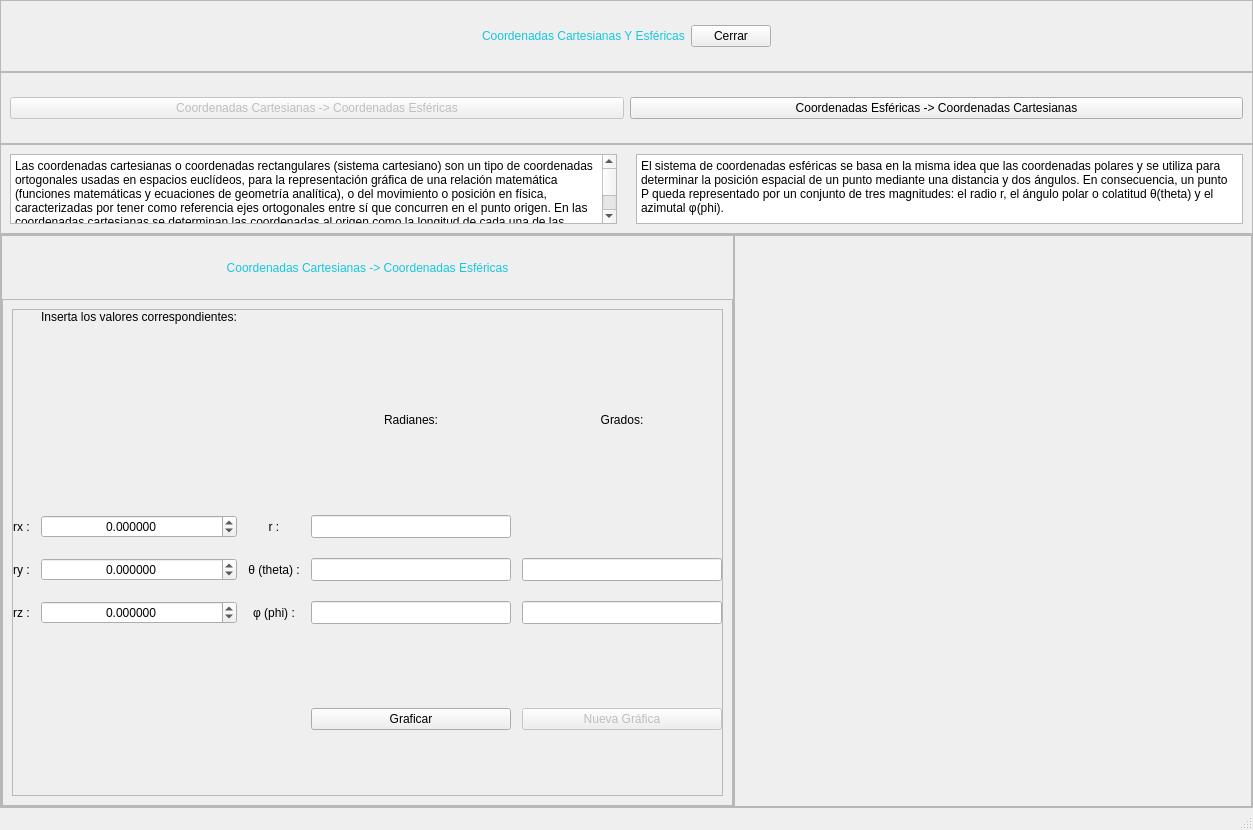
<?xml version="1.0" encoding="UTF-8"?>
<ui version="4.0">
 <class>MainWindow</class>
 <widget class="QMainWindow" name="MainWindow">
  <property name="geometry">
   <rect>
    <x>0</x>
    <y>0</y>
    <width>1253</width>
    <height>830</height>
   </rect>
  </property>
  <property name="windowTitle">
   <string>MainWindow</string>
  </property>
  <widget class="QWidget" name="centralwidget">
   <layout class="QVBoxLayout" name="verticalLayout">
    <property name="spacing">
     <number>0</number>
    </property>
    <property name="leftMargin">
     <number>0</number>
    </property>
    <property name="topMargin">
     <number>0</number>
    </property>
    <property name="rightMargin">
     <number>0</number>
    </property>
    <property name="bottomMargin">
     <number>0</number>
    </property>
    <item>
     <widget class="QWidget" name="widget" native="true">
      <layout class="QVBoxLayout" name="verticalLayout_2" stretch="1,1,1,8">
       <property name="spacing">
        <number>0</number>
       </property>
       <property name="leftMargin">
        <number>0</number>
       </property>
       <property name="topMargin">
        <number>0</number>
       </property>
       <property name="rightMargin">
        <number>0</number>
       </property>
       <property name="bottomMargin">
        <number>0</number>
       </property>
       <item>
        <widget class="QFrame" name="frame">
         <property name="frameShape">
          <enum>QFrame::StyledPanel</enum>
         </property>
         <property name="frameShadow">
          <enum>QFrame::Raised</enum>
         </property>
         <layout class="QHBoxLayout" name="horizontalLayout">
          <item>
           <spacer name="horizontalSpacer">
            <property name="orientation">
             <enum>Qt::Horizontal</enum>
            </property>
            <property name="sizeHint" stdset="0">
             <size>
              <width>369</width>
              <height>20</height>
             </size>
            </property>
           </spacer>
          </item>
          <item>
           <widget class="QLabel" name="label">
            <property name="styleSheet">
             <string notr="true">font: 87 12pt &quot;Arial Black&quot;;
color: rgb(20, 200,220);
</string>
            </property>
            <property name="text">
             <string>Coordenadas Cartesianas Y Esféricas</string>
            </property>
           </widget>
          </item>
          <item>
           <widget class="QPushButton" name="button_cerrar">
            <property name="styleSheet">
             <string notr="true">font: 10pt &quot;MS Shell Dlg 2&quot;;</string>
            </property>
            <property name="text">
             <string>Cerrar</string>
            </property>
           </widget>
          </item>
          <item>
           <spacer name="horizontalSpacer_2">
            <property name="orientation">
             <enum>Qt::Horizontal</enum>
            </property>
            <property name="sizeHint" stdset="0">
             <size>
              <width>368</width>
              <height>20</height>
             </size>
            </property>
           </spacer>
          </item>
         </layout>
        </widget>
       </item>
       <item>
        <widget class="QFrame" name="frame_2">
         <property name="styleSheet">
          <string notr="true">font: 10pt &quot;MS Shell Dlg 2&quot;;</string>
         </property>
         <property name="frameShape">
          <enum>QFrame::StyledPanel</enum>
         </property>
         <property name="frameShadow">
          <enum>QFrame::Raised</enum>
         </property>
         <layout class="QHBoxLayout" name="horizontalLayout_2">
          <item>
           <widget class="QPushButton" name="button_cart_esfe">
            <property name="enabled">
             <bool>false</bool>
            </property>
            <property name="styleSheet">
             <string notr="true"/>
            </property>
            <property name="text">
             <string>Coordenadas Cartesianas -&gt; Coordenadas Esféricas</string>
            </property>
           </widget>
          </item>
          <item>
           <widget class="QPushButton" name="button_esfe_cart">
            <property name="styleSheet">
             <string notr="true"/>
            </property>
            <property name="text">
             <string>Coordenadas Esféricas -&gt; Coordenadas Cartesianas</string>
            </property>
           </widget>
          </item>
         </layout>
        </widget>
       </item>
       <item>
        <widget class="QFrame" name="frame_6">
         <property name="styleSheet">
          <string notr="true">font: 10pt &quot;MS Shell Dlg 2&quot;;</string>
         </property>
         <property name="frameShape">
          <enum>QFrame::StyledPanel</enum>
         </property>
         <property name="frameShadow">
          <enum>QFrame::Raised</enum>
         </property>
         <layout class="QHBoxLayout" name="horizontalLayout_6">
          <item>
           <widget class="QPlainTextEdit" name="plainTextEdit">
            <property name="enabled">
             <bool>true</bool>
            </property>
            <property name="cursor" stdset="0">
             <cursorShape>ArrowCursor</cursorShape>
            </property>
            <property name="mouseTracking">
             <bool>false</bool>
            </property>
            <property name="layoutDirection">
             <enum>Qt::LeftToRight</enum>
            </property>
            <property name="autoFillBackground">
             <bool>false</bool>
            </property>
            <property name="frameShape">
             <enum>QFrame::StyledPanel</enum>
            </property>
            <property name="frameShadow">
             <enum>QFrame::Plain</enum>
            </property>
            <property name="undoRedoEnabled">
             <bool>true</bool>
            </property>
            <property name="readOnly">
             <bool>true</bool>
            </property>
            <property name="plainText">
             <string>Las coordenadas cartesianas o coordenadas rectangulares (sistema cartesiano) son un tipo de coordenadas ortogonales usadas en espacios euclídeos, para la representación gráfica de una relación matemática (funciones matemáticas y ecuaciones de geometría analítica), o del movimiento o posición en física, caracterizadas por tener como referencia ejes ortogonales entre sí que concurren en el punto origen. En las coordenadas cartesianas se determinan las coordenadas al origen como la longitud de cada una de las proyecciones ortogonales de un punto dado sobre cada uno de los ejes.</string>
            </property>
           </widget>
          </item>
          <item>
           <widget class="QLabel" name="label_2">
            <property name="text">
             <string/>
            </property>
            <property name="pixmap">
             <pixmap>Images/Coordenadas_grafica.png</pixmap>
            </property>
            <property name="alignment">
             <set>Qt::AlignCenter</set>
            </property>
           </widget>
          </item>
          <item>
           <widget class="QPlainTextEdit" name="plainTextEdit_2">
            <property name="enabled">
             <bool>true</bool>
            </property>
            <property name="readOnly">
             <bool>true</bool>
            </property>
            <property name="plainText">
             <string>El sistema de coordenadas esféricas se basa en la misma idea que las coordenadas polares y se utiliza para determinar la posición espacial de un punto mediante una distancia y dos ángulos. En consecuencia, un punto P queda representado por un conjunto de tres magnitudes: el radio r, el ángulo polar o colatitud θ(theta) y el azimutal φ(phi).</string>
            </property>
           </widget>
          </item>
         </layout>
        </widget>
       </item>
       <item>
        <widget class="QFrame" name="frame_3">
         <property name="frameShape">
          <enum>QFrame::StyledPanel</enum>
         </property>
         <property name="frameShadow">
          <enum>QFrame::Raised</enum>
         </property>
         <layout class="QHBoxLayout" name="horizontalLayout_3">
          <property name="spacing">
           <number>0</number>
          </property>
          <property name="leftMargin">
           <number>0</number>
          </property>
          <property name="topMargin">
           <number>0</number>
          </property>
          <property name="rightMargin">
           <number>0</number>
          </property>
          <property name="bottomMargin">
           <number>0</number>
          </property>
          <item>
           <widget class="QFrame" name="frame_4">
            <property name="frameShape">
             <enum>QFrame::StyledPanel</enum>
            </property>
            <property name="frameShadow">
             <enum>QFrame::Raised</enum>
            </property>
            <layout class="QHBoxLayout" name="horizontalLayout_4">
             <property name="spacing">
              <number>0</number>
             </property>
             <property name="leftMargin">
              <number>0</number>
             </property>
             <property name="topMargin">
              <number>0</number>
             </property>
             <property name="rightMargin">
              <number>0</number>
             </property>
             <property name="bottomMargin">
              <number>0</number>
             </property>
             <item>
              <widget class="QStackedWidget" name="stackedWidget_coor">
               <property name="currentIndex">
                <number>0</number>
               </property>
               <widget class="QWidget" name="coor_cartesianas">
                <property name="styleSheet">
                 <string notr="true"/>
                </property>
                <layout class="QVBoxLayout" name="verticalLayout_5" stretch="1,8">
                 <property name="spacing">
                  <number>0</number>
                 </property>
                 <property name="leftMargin">
                  <number>0</number>
                 </property>
                 <property name="topMargin">
                  <number>0</number>
                 </property>
                 <property name="rightMargin">
                  <number>0</number>
                 </property>
                 <property name="bottomMargin">
                  <number>0</number>
                 </property>
                 <item>
                  <widget class="QLabel" name="label_4">
                   <property name="styleSheet">
                    <string notr="true">font: 87 12pt &quot;Arial Black&quot;;
color: rgb(20, 200, 220);</string>
                   </property>
                   <property name="text">
                    <string>Coordenadas Cartesianas -&gt; Coordenadas Esféricas</string>
                   </property>
                   <property name="alignment">
                    <set>Qt::AlignCenter</set>
                   </property>
                  </widget>
                 </item>
                 <item>
                  <widget class="QFrame" name="frame_8">
                   <property name="styleSheet">
                    <string notr="true">font: 10pt &quot;MS Shell Dlg 2&quot;;</string>
                   </property>
                   <property name="frameShape">
                    <enum>QFrame::StyledPanel</enum>
                   </property>
                   <property name="frameShadow">
                    <enum>QFrame::Raised</enum>
                   </property>
                   <layout class="QVBoxLayout" name="verticalLayout_7">
                    <item>
                     <widget class="QFrame" name="frame_10">
                      <property name="frameShape">
                       <enum>QFrame::StyledPanel</enum>
                      </property>
                      <property name="frameShadow">
                       <enum>QFrame::Raised</enum>
                      </property>
                      <layout class="QGridLayout" name="gridLayout_3" rowstretch="0,0,0,0,0,0" columnstretch="1,1,1,2,2" rowminimumheight="1,1,1,2,2,0" columnminimumwidth="1,1,1,200,200">
                       <property name="leftMargin">
                        <number>0</number>
                       </property>
                       <property name="topMargin">
                        <number>0</number>
                       </property>
                       <property name="rightMargin">
                        <number>0</number>
                       </property>
                       <property name="bottomMargin">
                        <number>0</number>
                       </property>
                       <property name="horizontalSpacing">
                        <number>11</number>
                       </property>
                       <property name="verticalSpacing">
                        <number>20</number>
                       </property>
                       <item row="1" column="1">
                        <spacer name="verticalSpacer_2">
                         <property name="orientation">
                          <enum>Qt::Vertical</enum>
                         </property>
                         <property name="sizeHint" stdset="0">
                          <size>
                           <width>20</width>
                           <height>40</height>
                          </size>
                         </property>
                        </spacer>
                       </item>
                       <item row="1" column="3">
                        <widget class="QLabel" name="label_14">
                         <property name="styleSheet">
                          <string notr="true"/>
                         </property>
                         <property name="text">
                          <string>Radianes:</string>
                         </property>
                         <property name="alignment">
                          <set>Qt::AlignCenter</set>
                         </property>
                        </widget>
                       </item>
                       <item row="3" column="0">
                        <widget class="QLabel" name="label_12">
                         <property name="styleSheet">
                          <string notr="true"/>
                         </property>
                         <property name="text">
                          <string>ry :</string>
                         </property>
                         <property name="alignment">
                          <set>Qt::AlignCenter</set>
                         </property>
                        </widget>
                       </item>
                       <item row="2" column="0">
                        <widget class="QLabel" name="label_11">
                         <property name="styleSheet">
                          <string notr="true"/>
                         </property>
                         <property name="text">
                          <string>rx :</string>
                         </property>
                         <property name="alignment">
                          <set>Qt::AlignCenter</set>
                         </property>
                        </widget>
                       </item>
                       <item row="4" column="1">
                        <widget class="QDoubleSpinBox" name="sbox_rz_gra">
                         <property name="styleSheet">
                          <string notr="true">font: 9pt &quot;MS Shell Dlg 2&quot;;</string>
                         </property>
                         <property name="alignment">
                          <set>Qt::AlignCenter</set>
                         </property>
                         <property name="decimals">
                          <number>6</number>
                         </property>
                         <property name="minimum">
                          <double>-100000.000000000000000</double>
                         </property>
                         <property name="maximum">
                          <double>100000.000000000000000</double>
                         </property>
                         <property name="singleStep">
                          <double>1.000000000000000</double>
                         </property>
                        </widget>
                       </item>
                       <item row="4" column="2">
                        <widget class="QLabel" name="label_19">
                         <property name="styleSheet">
                          <string notr="true"/>
                         </property>
                         <property name="text">
                          <string>φ (phi) :</string>
                         </property>
                         <property name="alignment">
                          <set>Qt::AlignCenter</set>
                         </property>
                        </widget>
                       </item>
                       <item row="2" column="3">
                        <widget class="QLineEdit" name="r_grad">
                         <property name="font">
                          <font>
                           <family>MS Shell Dlg 2</family>
                           <pointsize>10</pointsize>
                           <weight>50</weight>
                           <italic>false</italic>
                           <bold>false</bold>
                          </font>
                         </property>
                         <property name="alignment">
                          <set>Qt::AlignCenter</set>
                         </property>
                         <property name="readOnly">
                          <bool>true</bool>
                         </property>
                        </widget>
                       </item>
                       <item row="4" column="4">
                        <widget class="QLineEdit" name="phi_grad">
                         <property name="font">
                          <font>
                           <family>MS Shell Dlg 2</family>
                           <pointsize>10</pointsize>
                           <weight>50</weight>
                           <italic>false</italic>
                           <bold>false</bold>
                          </font>
                         </property>
                         <property name="alignment">
                          <set>Qt::AlignCenter</set>
                         </property>
                         <property name="readOnly">
                          <bool>true</bool>
                         </property>
                        </widget>
                       </item>
                       <item row="3" column="3">
                        <widget class="QLineEdit" name="theta_rad">
                         <property name="font">
                          <font>
                           <family>MS Shell Dlg 2</family>
                           <pointsize>10</pointsize>
                           <weight>50</weight>
                           <italic>false</italic>
                           <bold>false</bold>
                          </font>
                         </property>
                         <property name="alignment">
                          <set>Qt::AlignCenter</set>
                         </property>
                         <property name="readOnly">
                          <bool>true</bool>
                         </property>
                        </widget>
                       </item>
                       <item row="2" column="2">
                        <widget class="QLabel" name="label_17">
                         <property name="styleSheet">
                          <string notr="true"/>
                         </property>
                         <property name="text">
                          <string>r :</string>
                         </property>
                         <property name="alignment">
                          <set>Qt::AlignCenter</set>
                         </property>
                        </widget>
                       </item>
                       <item row="3" column="2">
                        <widget class="QLabel" name="label_18">
                         <property name="styleSheet">
                          <string notr="true"/>
                         </property>
                         <property name="text">
                          <string>θ (theta) :</string>
                         </property>
                         <property name="alignment">
                          <set>Qt::AlignCenter</set>
                         </property>
                        </widget>
                       </item>
                       <item row="4" column="0">
                        <widget class="QLabel" name="label_13">
                         <property name="styleSheet">
                          <string notr="true"/>
                         </property>
                         <property name="text">
                          <string>rz :</string>
                         </property>
                         <property name="alignment">
                          <set>Qt::AlignCenter</set>
                         </property>
                        </widget>
                       </item>
                       <item row="3" column="4">
                        <widget class="QLineEdit" name="theta_grad">
                         <property name="font">
                          <font>
                           <family>MS Shell Dlg 2</family>
                           <pointsize>10</pointsize>
                           <weight>50</weight>
                           <italic>false</italic>
                           <bold>false</bold>
                          </font>
                         </property>
                         <property name="alignment">
                          <set>Qt::AlignCenter</set>
                         </property>
                         <property name="readOnly">
                          <bool>true</bool>
                         </property>
                        </widget>
                       </item>
                       <item row="4" column="3">
                        <widget class="QLineEdit" name="phi_rad">
                         <property name="font">
                          <font>
                           <family>MS Shell Dlg 2</family>
                           <pointsize>10</pointsize>
                           <weight>50</weight>
                           <italic>false</italic>
                           <bold>false</bold>
                          </font>
                         </property>
                         <property name="alignment">
                          <set>Qt::AlignCenter</set>
                         </property>
                         <property name="readOnly">
                          <bool>true</bool>
                         </property>
                        </widget>
                       </item>
                       <item row="2" column="1">
                        <widget class="QDoubleSpinBox" name="sbox_rx_gra">
                         <property name="font">
                          <font>
                           <family>MS Shell Dlg 2</family>
                           <pointsize>9</pointsize>
                           <weight>50</weight>
                           <italic>false</italic>
                           <bold>false</bold>
                          </font>
                         </property>
                         <property name="styleSheet">
                          <string notr="true">font: 9pt &quot;MS Shell Dlg 2&quot;;</string>
                         </property>
                         <property name="alignment">
                          <set>Qt::AlignCenter</set>
                         </property>
                         <property name="decimals">
                          <number>6</number>
                         </property>
                         <property name="minimum">
                          <double>-100000.000000000000000</double>
                         </property>
                         <property name="maximum">
                          <double>100000.000000000000000</double>
                         </property>
                         <property name="singleStep">
                          <double>1.000000000000000</double>
                         </property>
                        </widget>
                       </item>
                       <item row="3" column="1">
                        <widget class="QDoubleSpinBox" name="sbox_ry_gra">
                         <property name="styleSheet">
                          <string notr="true">font: 9pt &quot;MS Shell Dlg 2&quot;;</string>
                         </property>
                         <property name="alignment">
                          <set>Qt::AlignCenter</set>
                         </property>
                         <property name="decimals">
                          <number>6</number>
                         </property>
                         <property name="minimum">
                          <double>-100000.000000000000000</double>
                         </property>
                         <property name="maximum">
                          <double>100000.000000000000000</double>
                         </property>
                         <property name="singleStep">
                          <double>1.000000000000000</double>
                         </property>
                        </widget>
                       </item>
                       <item row="1" column="4">
                        <widget class="QLabel" name="label_15">
                         <property name="styleSheet">
                          <string notr="true"/>
                         </property>
                         <property name="text">
                          <string>Grados:</string>
                         </property>
                         <property name="alignment">
                          <set>Qt::AlignCenter</set>
                         </property>
                        </widget>
                       </item>
                       <item row="5" column="1">
                        <spacer name="verticalSpacer">
                         <property name="orientation">
                          <enum>Qt::Vertical</enum>
                         </property>
                         <property name="sizeHint" stdset="0">
                          <size>
                           <width>20</width>
                           <height>40</height>
                          </size>
                         </property>
                        </spacer>
                       </item>
                       <item row="0" column="1">
                        <widget class="QLabel" name="label_16">
                         <property name="styleSheet">
                          <string notr="true"/>
                         </property>
                         <property name="text">
                          <string>Inserta los valores correspondientes:</string>
                         </property>
                        </widget>
                       </item>
                       <item row="5" column="3">
                        <widget class="QPushButton" name="button_graf_cart_grad">
                         <property name="styleSheet">
                          <string notr="true"/>
                         </property>
                         <property name="text">
                          <string>Graficar</string>
                         </property>
                        </widget>
                       </item>
                       <item row="5" column="4">
                        <widget class="QPushButton" name="button_nueva_graf1">
                         <property name="enabled">
                          <bool>false</bool>
                         </property>
                         <property name="styleSheet">
                          <string notr="true"/>
                         </property>
                         <property name="text">
                          <string>Nueva Gráfica</string>
                         </property>
                        </widget>
                       </item>
                      </layout>
                     </widget>
                    </item>
                   </layout>
                  </widget>
                 </item>
                </layout>
               </widget>
               <widget class="QWidget" name="coor_esfericas">
                <property name="styleSheet">
                 <string notr="true"/>
                </property>
                <layout class="QVBoxLayout" name="verticalLayout_4" stretch="1,8">
                 <property name="spacing">
                  <number>0</number>
                 </property>
                 <property name="leftMargin">
                  <number>0</number>
                 </property>
                 <property name="topMargin">
                  <number>0</number>
                 </property>
                 <property name="rightMargin">
                  <number>0</number>
                 </property>
                 <property name="bottomMargin">
                  <number>0</number>
                 </property>
                 <item>
                  <widget class="QLabel" name="label_3">
                   <property name="styleSheet">
                    <string notr="true">font: 87 12pt &quot;Arial Black&quot;;
color: rgb(20, 200, 220);</string>
                   </property>
                   <property name="text">
                    <string>Coordenadas Esféricas -&gt; Coordenadas Cartesianas</string>
                   </property>
                   <property name="alignment">
                    <set>Qt::AlignCenter</set>
                   </property>
                  </widget>
                 </item>
                 <item>
                  <widget class="QFrame" name="frame_7">
                   <property name="styleSheet">
                    <string notr="true">font: 10pt &quot;MS Shell Dlg 2&quot;;</string>
                   </property>
                   <property name="frameShape">
                    <enum>QFrame::StyledPanel</enum>
                   </property>
                   <property name="frameShadow">
                    <enum>QFrame::Raised</enum>
                   </property>
                   <layout class="QHBoxLayout" name="horizontalLayout_10">
                    <item>
                     <widget class="QFrame" name="frame_9">
                      <property name="frameShape">
                       <enum>QFrame::StyledPanel</enum>
                      </property>
                      <property name="frameShadow">
                       <enum>QFrame::Raised</enum>
                      </property>
                      <layout class="QGridLayout" name="gridLayout" columnstretch="1,1,1,1">
                       <item row="6" column="1">
                        <widget class="QPushButton" name="button_graf_esfe">
                         <property name="styleSheet">
                          <string notr="true"/>
                         </property>
                         <property name="text">
                          <string>Graficar</string>
                         </property>
                        </widget>
                       </item>
                       <item row="6" column="3">
                        <widget class="QPushButton" name="button_nueva_graf2">
                         <property name="enabled">
                          <bool>false</bool>
                         </property>
                         <property name="styleSheet">
                          <string notr="true"/>
                         </property>
                         <property name="text">
                          <string>Nueva Gráfica</string>
                         </property>
                        </widget>
                       </item>
                       <item row="4" column="1">
                        <widget class="QCheckBox" name="cBox_phi_grad">
                         <property name="text">
                          <string>φ (phi) está dado en Grados?</string>
                         </property>
                        </widget>
                       </item>
                       <item row="1" column="1">
                        <widget class="QCheckBox" name="cBox_theta_grad">
                         <property name="text">
                          <string>θ (theta) está dado en Grados?</string>
                         </property>
                        </widget>
                       </item>
                       <item row="5" column="3">
                        <widget class="QLineEdit" name="rz_val">
                         <property name="styleSheet">
                          <string notr="true">font: 9pt &quot;MS Shell Dlg 2&quot;;</string>
                         </property>
                         <property name="alignment">
                          <set>Qt::AlignCenter</set>
                         </property>
                         <property name="readOnly">
                          <bool>true</bool>
                         </property>
                        </widget>
                       </item>
                       <item row="5" column="1">
                        <widget class="QDoubleSpinBox" name="sbox_phi">
                         <property name="styleSheet">
                          <string notr="true">font: 9pt &quot;MS Shell Dlg 2&quot;;</string>
                         </property>
                         <property name="alignment">
                          <set>Qt::AlignCenter</set>
                         </property>
                         <property name="decimals">
                          <number>6</number>
                         </property>
                         <property name="minimum">
                          <double>-100000.000000000000000</double>
                         </property>
                         <property name="maximum">
                          <double>100000.000000000000000</double>
                         </property>
                         <property name="singleStep">
                          <double>0.100000000000000</double>
                         </property>
                        </widget>
                       </item>
                       <item row="0" column="0">
                        <widget class="QLabel" name="label_5">
                         <property name="styleSheet">
                          <string notr="true"/>
                         </property>
                         <property name="text">
                          <string>r :</string>
                         </property>
                         <property name="alignment">
                          <set>Qt::AlignCenter</set>
                         </property>
                        </widget>
                       </item>
                       <item row="3" column="0">
                        <widget class="QLabel" name="label_6">
                         <property name="styleSheet">
                          <string notr="true"/>
                         </property>
                         <property name="text">
                          <string>θ (theta) :</string>
                         </property>
                         <property name="alignment">
                          <set>Qt::AlignCenter</set>
                         </property>
                        </widget>
                       </item>
                       <item row="0" column="1">
                        <widget class="QDoubleSpinBox" name="sbox_r">
                         <property name="styleSheet">
                          <string notr="true">font: 9pt &quot;MS Shell Dlg 2&quot;;</string>
                         </property>
                         <property name="alignment">
                          <set>Qt::AlignCenter</set>
                         </property>
                         <property name="decimals">
                          <number>6</number>
                         </property>
                         <property name="minimum">
                          <double>-100000.000000000000000</double>
                         </property>
                         <property name="maximum">
                          <double>100000.000000000000000</double>
                         </property>
                         <property name="singleStep">
                          <double>1.000000000000000</double>
                         </property>
                        </widget>
                       </item>
                       <item row="3" column="1">
                        <widget class="QDoubleSpinBox" name="sbox_theta">
                         <property name="styleSheet">
                          <string notr="true">font: 9pt &quot;MS Shell Dlg 2&quot;;</string>
                         </property>
                         <property name="alignment">
                          <set>Qt::AlignCenter</set>
                         </property>
                         <property name="decimals">
                          <number>6</number>
                         </property>
                         <property name="minimum">
                          <double>-100000.000000000000000</double>
                         </property>
                         <property name="maximum">
                          <double>100000.000000000000000</double>
                         </property>
                         <property name="singleStep">
                          <double>1.000000000000000</double>
                         </property>
                        </widget>
                       </item>
                       <item row="3" column="2">
                        <widget class="QLabel" name="label_24">
                         <property name="styleSheet">
                          <string notr="true"/>
                         </property>
                         <property name="text">
                          <string>ry :</string>
                         </property>
                         <property name="alignment">
                          <set>Qt::AlignCenter</set>
                         </property>
                        </widget>
                       </item>
                       <item row="5" column="0">
                        <widget class="QLabel" name="label_7">
                         <property name="styleSheet">
                          <string notr="true"/>
                         </property>
                         <property name="text">
                          <string>φ (phi) :</string>
                         </property>
                         <property name="alignment">
                          <set>Qt::AlignCenter</set>
                         </property>
                        </widget>
                       </item>
                       <item row="0" column="2">
                        <widget class="QLabel" name="label_23">
                         <property name="styleSheet">
                          <string notr="true"/>
                         </property>
                         <property name="text">
                          <string>rx :</string>
                         </property>
                         <property name="alignment">
                          <set>Qt::AlignCenter</set>
                         </property>
                        </widget>
                       </item>
                       <item row="3" column="3">
                        <widget class="QLineEdit" name="ry_val">
                         <property name="styleSheet">
                          <string notr="true">font: 9pt &quot;MS Shell Dlg 2&quot;;</string>
                         </property>
                         <property name="alignment">
                          <set>Qt::AlignCenter</set>
                         </property>
                         <property name="readOnly">
                          <bool>true</bool>
                         </property>
                        </widget>
                       </item>
                       <item row="5" column="2">
                        <widget class="QLabel" name="label_25">
                         <property name="styleSheet">
                          <string notr="true"/>
                         </property>
                         <property name="text">
                          <string>rz :</string>
                         </property>
                         <property name="alignment">
                          <set>Qt::AlignCenter</set>
                         </property>
                        </widget>
                       </item>
                       <item row="0" column="3">
                        <widget class="QLineEdit" name="rx_val">
                         <property name="styleSheet">
                          <string notr="true">font: 9pt &quot;MS Shell Dlg 2&quot;;</string>
                         </property>
                         <property name="alignment">
                          <set>Qt::AlignCenter</set>
                         </property>
                         <property name="readOnly">
                          <bool>true</bool>
                         </property>
                        </widget>
                       </item>
                      </layout>
                     </widget>
                    </item>
                   </layout>
                  </widget>
                 </item>
                </layout>
               </widget>
              </widget>
             </item>
            </layout>
           </widget>
          </item>
          <item>
           <widget class="QFrame" name="frame_5">
            <property name="frameShape">
             <enum>QFrame::StyledPanel</enum>
            </property>
            <property name="frameShadow">
             <enum>QFrame::Raised</enum>
            </property>
            <layout class="QHBoxLayout" name="horizontalLayout_5">
             <property name="spacing">
              <number>0</number>
             </property>
             <property name="leftMargin">
              <number>0</number>
             </property>
             <property name="topMargin">
              <number>0</number>
             </property>
             <property name="rightMargin">
              <number>0</number>
             </property>
             <property name="bottomMargin">
              <number>0</number>
             </property>
             <item>
              <widget class="QStackedWidget" name="stackedWidget_grafs">
               <property name="currentIndex">
                <number>0</number>
               </property>
               <widget class="QWidget" name="graf_cartesianas">
                <layout class="QVBoxLayout" name="verticalLayout_3">
                 <item>
                  <layout class="QHBoxLayout" name="graf_carte_esfe"/>
                 </item>
                </layout>
               </widget>
               <widget class="QWidget" name="graf_esfericas">
                <layout class="QVBoxLayout" name="verticalLayout_9">
                 <item>
                  <layout class="QVBoxLayout" name="graf_esfe_carte"/>
                 </item>
                </layout>
               </widget>
              </widget>
             </item>
            </layout>
           </widget>
          </item>
         </layout>
        </widget>
       </item>
      </layout>
     </widget>
    </item>
   </layout>
  </widget>
  <widget class="QStatusBar" name="statusbar"/>
 </widget>
 <resources/>
 <connections/>
</ui>
